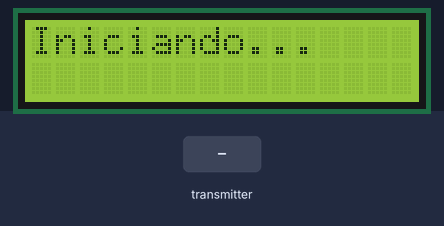
Simulated run of this program. Board: ESP32. Parts: 16×2 character LCD. The inputs (shaded band) are chosen by the test bench. What the program prints to the serial monitor is not drawn.

Above: at 1.2 s.
1.3 s: the transmitter starts sending temp = 0
At 2.4 s:
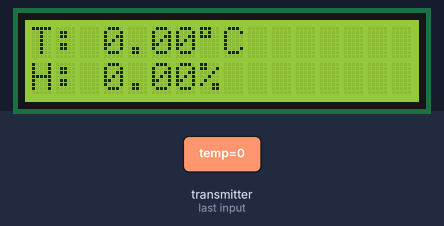
2.8 s: the transmitter starts sending hum = 25
At 3.6 s:
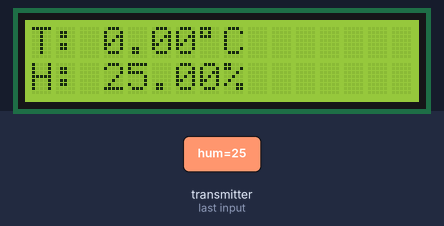
4.3 s: the transmitter starts sending temp = 25
At 4.8 s:
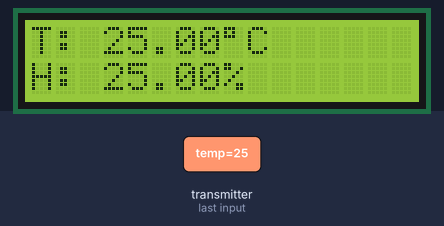
5.8 s: the transmitter starts sending hum = 0
At 7.1 s:
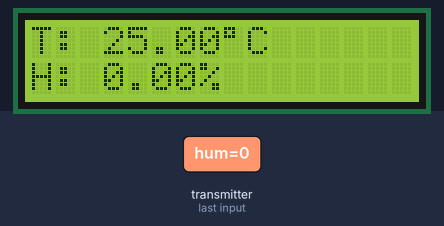
Timing chart, 0 to 8.3 s (numbered marks = the images above; inputs shaded):
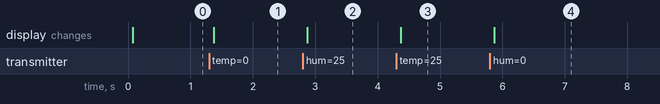

The program:

main.cpp
```cpp
#include <Arduino.h>
#include <esp_now.h>
#include <WiFi.h>
#include <LiquidCrystal_I2C.h>

#define I2C_SDA SDA
#define I2C_SCL SCL

LiquidCrystal_I2C lcd(0x27, 16, 2); // set the LCD address to 0x27 for a 16 chars and 2 line display
// Structure example to receive data
// Must match the sender structure
typedef struct struct_message {
  float temp;
  float hum;
} struct_message;

// Create a struct_message called myData
struct_message myData;

// callback function that will be executed when data is received
void OnDataRecv(const uint8_t * mac, const uint8_t *incomingData, int len) {
  memcpy(&myData, incomingData, sizeof(myData));
  Serial.print("Bytes received: ");
  Serial.print(len);
  lcd.clear();
  lcd.setCursor(0, 0);
  lcd.print("T: ");
  lcd.print(myData.temp);
  Serial.print(" T: ");
  Serial.print(myData.temp);
  lcd.print((char)223);
  lcd.print("C");
  lcd.setCursor(0, 1);
  lcd.print("H: ");
  lcd.print(myData.hum);
  lcd.print("%");
  Serial.print(" H: ");
  Serial.println(myData.hum);
}

void setup() {
  // Initialize Serial Monitor
  Serial.begin(115200);

  // Set device as a Wi-Fi Station
  WiFi.mode(WIFI_STA);

  // Init ESP-NOW
  if (esp_now_init() != ESP_OK) {
    Serial.println("Error initializing ESP-NOW");
    return;
  }

  // Once ESPNow is successfully Init, we will register for recv CB to
  // get recv packer info
  esp_now_register_recv_cb(OnDataRecv);

  lcd.init(I2C_SDA, I2C_SCL); // initialize the lcd to use user defined I2C pins
	lcd.backlight();
	lcd.setCursor(0,0);
	lcd.print("Iniciando...");
}

void loop() {

}
```

Measured:
- after the input at 1.3 s, the display: changes after 0.07 s (image 1)
- after the input at 2.8 s, the display: changes after 0.07 s (image 2)
- after the input at 4.3 s, the display: changes after 0.07 s (image 3)
- after the input at 5.8 s, the display: changes after 0.07 s (image 4)
